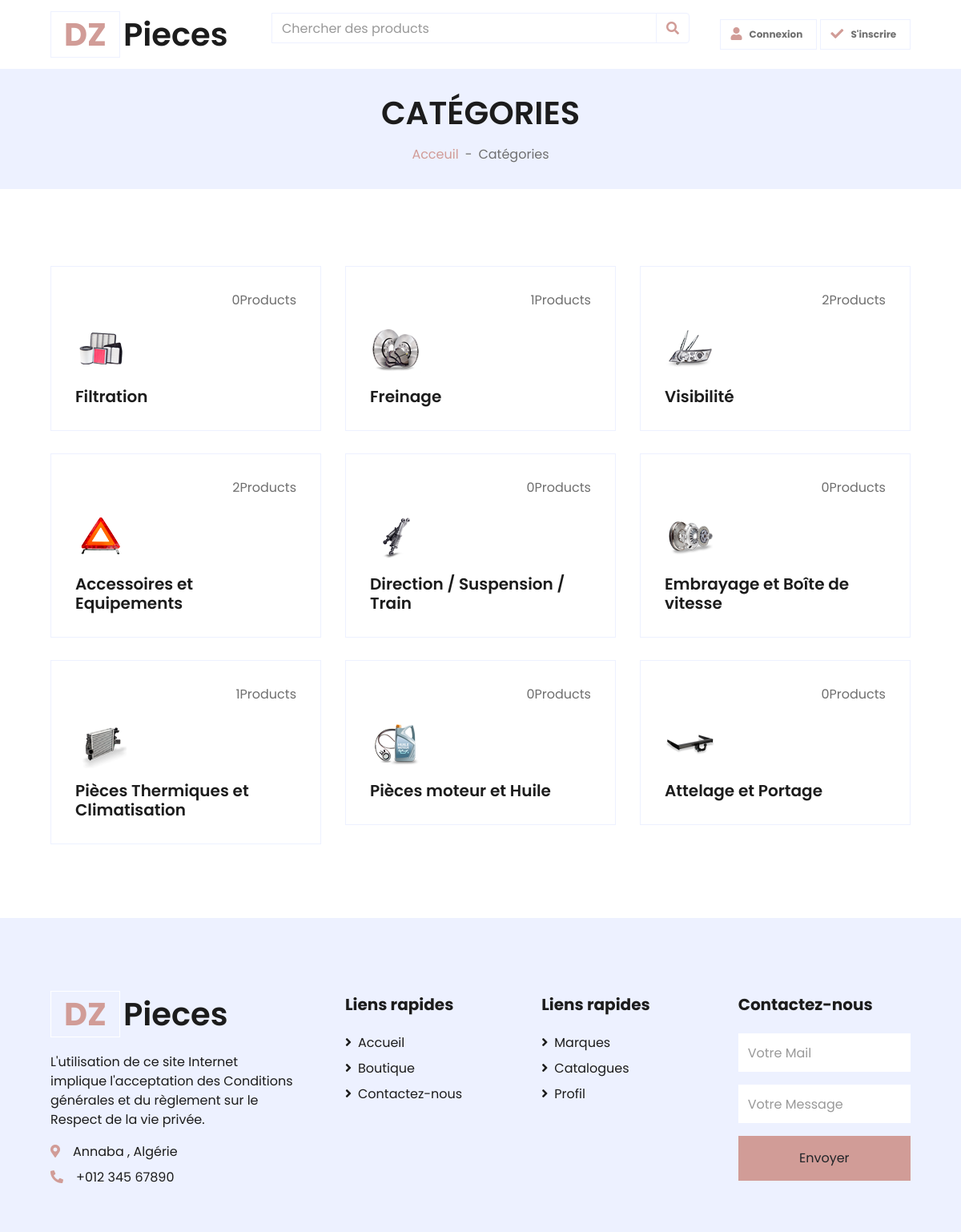
Screenshot of /catalogues/ with the database file from the repository.
### Shop/models.py (models this page shows, shortened)
class Catalogue(models.Model):
    title = models.CharField(max_length=200, null=False)
    description = models.CharField(max_length=200)
    image =models.ImageField(null=True, blank=True)
    @property
    def get_total(self):
        mark = Catalogue.objects.get(pk=self.id)
        products = mark.catalog.all()
        total_cata = products.filter(catalog=self.id).count()
        return total_cata

### Shop/views.py (the view)
# urls.py: path('catalogues/', cataloguespage, name='catalogues'),
def cataloguespage(request):
    catalogues = Catalogue.objects.all()
    context = {'catalogues':catalogues,}
    return render(request, 'Shop/Catalogues.html',context)

### Shop/templates/Shop/Catalogues.html
{% extends "Shop/Main.html" %}
{% block content %}
 <div class="container-fluid bg-secondary mb-5">
        <div class="d-flex flex-column align-items-center justify-content-center" style="min-height: 150px">
            <h1 class="font-weight-semi-bold text-uppercase mb-3">Catégories</h1>
            <div class="d-inline-flex">
                <p class="m-0"><a href="">Acceuil</a></p>
                <p class="m-0 px-2">-</p>
                <p class="m-0">Catégories</p>
            </div>
        </div>
    </div>
    <div class="container-fluid pt-5">
        <div class="row px-xl-5 pb-3">
            {% for cat in catalogues %}
            <div class="col-lg-4 col-md-6 pb-1">
                <div class="cat-item d-flex flex-column border mb-4" style="padding: 30px;">
                    <p class="text-right"> {{cat.get_total}}Products</p>
                    <a href="{% url 'shopitem' cat.id %}" class="cat-img position-relative overflow-hidden mb-3">
                        <img class="img-fluid" src="{{cat.image.url}}"   alt="">
                    </a>
                    <h5 class="font-weight-semi-bold m-0">{{cat.title}}</h5>
                </div>
            </div>
            {% endfor %}
        </div>
    </div>
{% endblock content %}

### rows the page displays
Catalogue: get_total "0", image (picture), title "Filtration"
Catalogue: get_total "1", image (picture), title "Freinage"
Catalogue: get_total "2", image (picture), title "Visibilité"
Catalogue: get_total "2", image (picture), title "Accessoires et Equipements"
Catalogue: get_total "0", image (picture), title "Direction / Suspension / Train"
Catalogue: get_total "0", image (picture), title "Embrayage et Boîte de vitesse"
Catalogue: get_total "1", image (picture), title "Pièces Thermiques et Climatisation"
Catalogue: get_total "0", image (picture), title "Pièces moteur et Huile"
Catalogue: get_total "0", image (picture), title "Attelage et Portage"
